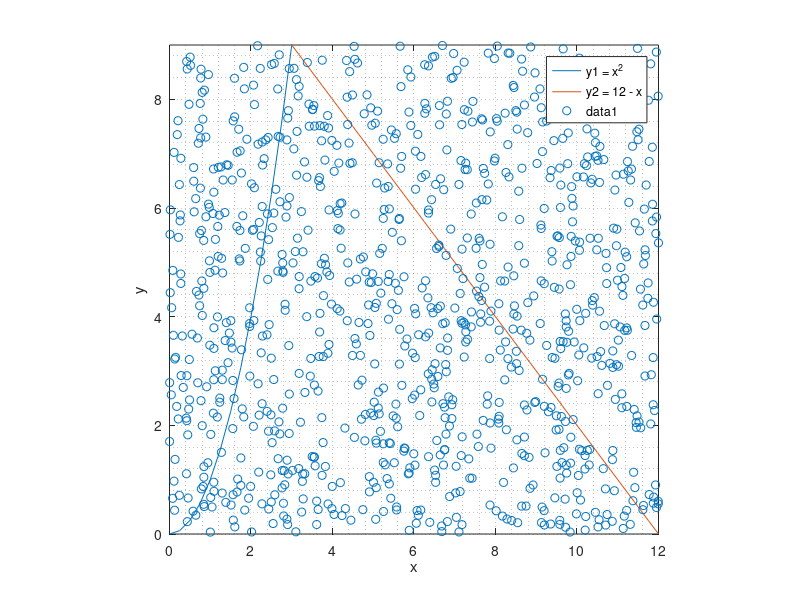

Here is the MATLAB script that generated this plot:
clear; clc; clf;
% this script tests Monte-Carlo to calculate area. 
%% plot pattern. 
xaxis = 0 : 0.25 : 12;
y1 = xaxis .^ 2;
y2 = 12 - xaxis;
plot(xaxis, y1, xaxis, y2);
xlabel('x');
ylabel('y');
legend('y1 = x^2','y2 = 12 - x');
axis([0 12 0 9]);
grid minor
%% Monte Carlo.
% total number of random points.
pAll = 1000;
% generate N random points.
x = unifrnd(0, 12, [1, pAll]);
y = unifrnd(0, 9, [1, pAll]);
% calculate frequency, i.e. how many points are inside the pattern.
pIn = sum(y < x .^ 2 & x <= 3) + sum(y < 12 - x & x >= 3);
% area of the rectangle.
areaRec = 12 * 9;
ratio = pIn / pAll;
area = areaRec * (pIn / pAll);

hold on
scatter(x, y)
axis square

% Monte-Carlo can be pseudo-random in this case. If not pseudo-random, use
% low-discrepancy sequence such as Halton or Hammersley or Sobol sequence. 
